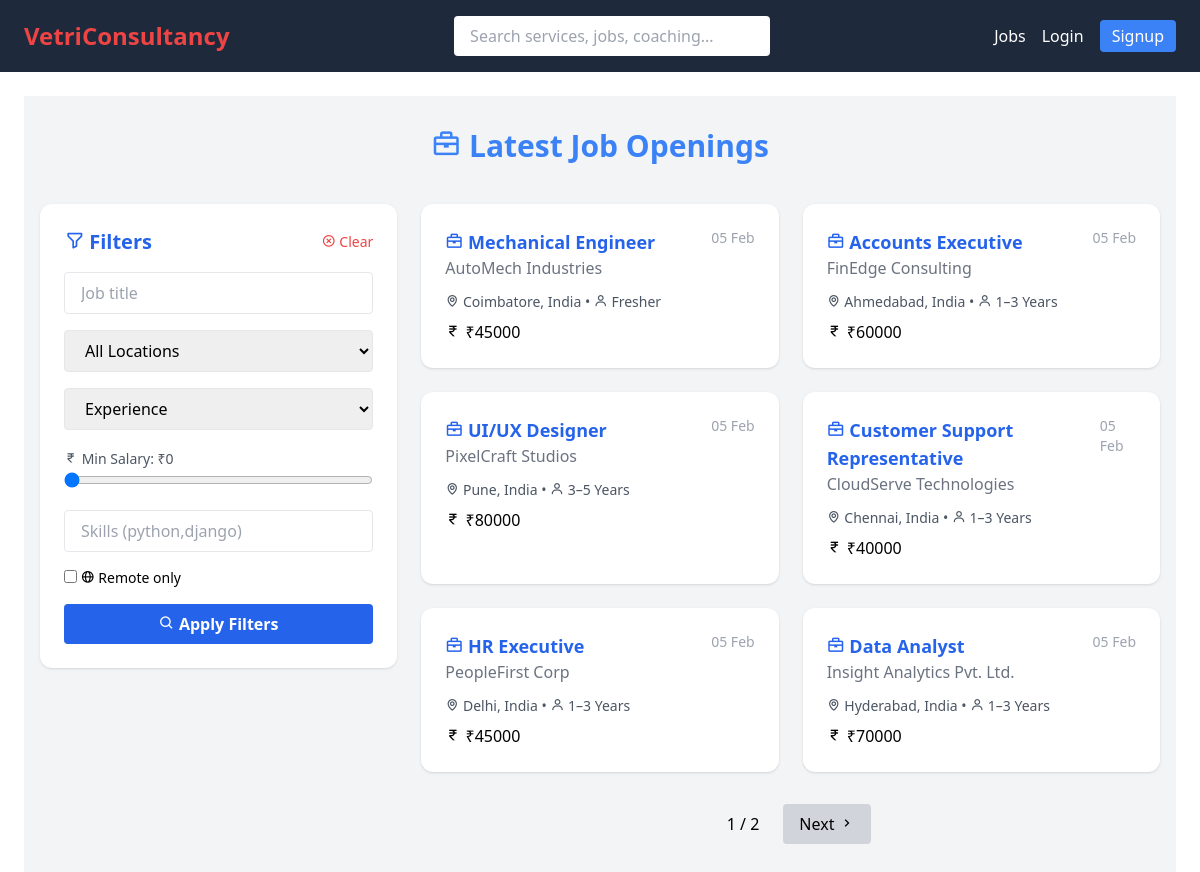
Screenshot of /jobs/ with the database file from the repository.
### VCS/models.py (models this page shows, shortened)
class Job(models.Model):
    EXPERIENCE_CHOICES = [
        ('FRESHER', 'Fresher'),
        ('1-3', '1–3 Years'),
        ('3-5', '3–5 Years'),
        ('5+', '5+ Years'),
    ]
    company_name = models.CharField(max_length=200, db_index=True)
    job_title = models.CharField(max_length=200, db_index=True)
    location = models.CharField(max_length=100, db_index=True)
    experience = models.CharField(
        max_length=10,
        choices=EXPERIENCE_CHOICES,
        db_index=True
    )
    salary_range = models.IntegerField(help_text="Monthly salary", db_index=True)
    is_remote = models.BooleanField(default=False)
    eligibility = models.TextField()
    job_description = models.TextField()
    posted_at = models.DateTimeField(auto_now_add=True, db_index=True)
    saved_by = models.ManyToManyField(User, blank=True, related_name='saved_jobs')
    applied_by = models.ManyToManyField(User, through='JobApplication', related_name='applied_jobs')
    class Meta:
        indexes = [
            models.Index(fields=['job_title']),
            models.Index(fields=['location']),
            models.Index(fields=['experience']),
            models.Index(fields=['salary_range']),
        ]

### VCS/views.py (the view)
# urls.py: path('jobs/', job_list, name='job_list'),
def job_list(request):
    jobs = Job.objects.all().order_by('-posted_at')
    title = request.GET.get('title')
    location = request.GET.get('location')
    experience = request.GET.get('experience')
    min_salary = request.GET.get('min_salary')
    remote = request.GET.get('remote')
    saved = request.GET.get('saved')
    applied = request.GET.get('applied')
    skills = request.GET.get('skills')
    if title:
        jobs = jobs.filter(job_title__icontains=title)
    if location:
        jobs = jobs.filter(location=location)
    if experience:
        jobs = jobs.filter(experience=experience)
    if min_salary:
        jobs = jobs.filter(salary_range__gte=min_salary)
    if remote == "1":
        jobs = jobs.filter(is_remote=True)
    if request.user.is_authenticated:
        if saved == "1":
            jobs = jobs.filter(saved_by=request.user)
        if applied == "1":
            jobs = jobs.filter(jobapplication__user=request.user)
    if skills:
        for skill in skills.split(','):
            jobs = jobs.filter(job_description__icontains=skill.strip())
    locations = Job.objects.values_list('location', flat=True).distinct()
    paginator = Paginator(jobs, 6)
    page_number = request.GET.get('page')
    page_obj = paginator.get_page(page_number)
    context = {
        'jobs': page_obj,
        'locations': locations,
        'page_obj': page_obj,
        'filters': request.GET
    }
    return render(request, 'jobs.html', context)

### VCS/context_processors.py (called while the page is built)
def notification_count(request):
    if request.user.is_authenticated:
        unread_count = Notification.objects.filter(
            user=request.user,
            is_read=False
        ).count()
        latest_notifications = Notification.objects.filter(
            user=request.user
        ).order_by('-created_at')[:5]
    else:
        unread_count = 0
        latest_notifications = []
    return {
        'notification_count': unread_count,
        'latest_notifications': latest_notifications,
    }

### VCS/templates/jobs.html (shortened to what this page needs)
{% extends 'base.html' %}
{% block content %}
<div class="bg-gray-100 min-h-screen px-4 py-8">
<h1 class="text-3xl font-bold mb-10 text-center text-blue-500">
    <i class='bx bx-briefcase'></i> Latest Job Openings
</h1>
<div class="max-w-7xl mx-auto grid grid-cols-1 lg:grid-cols-3 gap-6">
<aside class="bg-white rounded-xl shadow p-6 lg:col-span-1 h-fit sticky top-24">
    <div class="flex justify-between items-center mb-4">
        <h2 class="text-xl font-bold text-blue-600">
            <i class='bx bx-filter-alt'></i> Filters
        </h2>
        <a href="{% url 'job_list' %}" class="text-sm text-red-500 hover:underline">
            <i class='bx bx-x-circle'></i> Clear
        </a>
    </div>
    <form method="get" class="space-y-4">
        <input name="title" value="{{ filters.title }}"
               placeholder="Job title"
               class="w-full border px-4 py-2 rounded">
        <select name="location" class="w-full border px-4 py-2 rounded">
            <option value="">All Locations</option>
        </select>
        <select name="experience" class="w-full border px-4 py-2 rounded">
            <option value="">Experience</option>
        </select>
        <div>
            <label class="text-sm text-gray-600">
                <i class='bx bx-rupee'></i>
                Min Salary: ₹<span id="salaryVal">{{ filters.min_salary|default:0 }}</span>
            </label>
            <input type="range" min="0" max="200000"
                   name="min_salary"
                   value="{{ filters.min_salary|default:0 }}"
                   oninput="salaryVal.innerText=this.value"
                   class="w-full">
        </div>
        <input name="skills"
               value="{{ filters.skills }}"
               placeholder="Skills (python,django)"
               class="w-full border px-4 py-2 rounded">
        <div class="flex flex-col gap-2 text-sm">
            <label>
                <input type="checkbox" name="remote" value="1" {% if filters.remote %}checked{% endif %}>
                <i class='bx bx-globe'></i> Remote only
            </label>
        </div>
        <button class="w-full bg-blue-600 text-white py-2 rounded font-semibold">
            <i class='bx bx-search'></i> Apply Filters
        </button>
    </form>
</aside>
<section class="lg:col-span-2">
{% if jobs %}
<div class="grid sm:grid-cols-2 gap-6">
    {% for job in jobs %}
    <a href="{% url 'job_detail' job.pk %}"
       class="bg-white p-6 rounded-xl shadow hover:shadow-xl transition">
        <div class="flex justify-between">
            <div>
                <h3 class="text-lg font-semibold text-blue-600">
                    <i class='bx bx-briefcase'></i> {{ job.job_title }}
                </h3>
                <p class="text-gray-500">{{ job.company_name }}</p>
            </div>
            <span class="text-sm text-gray-400">
                {{ job.posted_at|date:"d M" }}
            </span>
        </div>
        <div class="mt-3 text-sm text-gray-600">
            <i class='bx bx-map'></i> {{ job.location }} •
            <i class='bx bx-user'></i> {{ job.get_experience_display }}
        </div>
        <div class="mt-2">
            <i class='bx bx-rupee'></i> ₹{{ job.salary_range }}
        </div>
    </a>
    {% endfor %}
</div>
<div class="flex justify-center gap-2 mt-8">
    <span class="px-4 py-2">
        {{ jobs.number }} / {{ jobs.paginator.num_pages }}
    </span>
    {% if jobs.has_next %}
    <a href="?page={{ jobs.next_page_number }}"
       class="px-4 py-2 bg-gray-300 rounded">
       Next <i class='bx bx-chevron-right'></i>
    </a>
    {% endif %}
</div>
{% else %}
<p class="text-center text-gray-500 mt-20">
    <i class='bx bx-info-circle'></i> No jobs match your filters.
</p>
{% endif %}
</section>
</div>
</div>
{% endblock %}

### rows the page displays
Job: job_title "Mechanical Engineer", company_name "AutoMech Industries", posted_at "05 Feb", location "Coimbatore, India", experience "Fresher", salary_range "45000"
Job: job_title "Accounts Executive", company_name "FinEdge Consulting", posted_at "05 Feb", location "Ahmedabad, India", experience "1–3 Years", salary_range "60000"
Job: job_title "UI/UX Designer", company_name "PixelCraft Studios", posted_at "05 Feb", location "Pune, India", experience "3–5 Years", salary_range "80000"
Job: job_title "Customer Support Representative", company_name "CloudServe Technologies", posted_at "05 Feb", location "Chennai, India", experience "1–3 Years", salary_range "40000"
Job: job_title "HR Executive", company_name "PeopleFirst Corp", posted_at "05 Feb", location "Delhi, India", experience "1–3 Years", salary_range "45000"
Job: job_title "Data Analyst", company_name "Insight Analytics Pvt. Ltd.", posted_at "05 Feb", location "Hyderabad, India", experience "1–3 Years", salary_range "70000"

### other values shown
{{ filters.min_salary|default:0 }} "0"
{{ jobs.number }} "1"
{{ jobs.paginator.num_pages }} "2"
